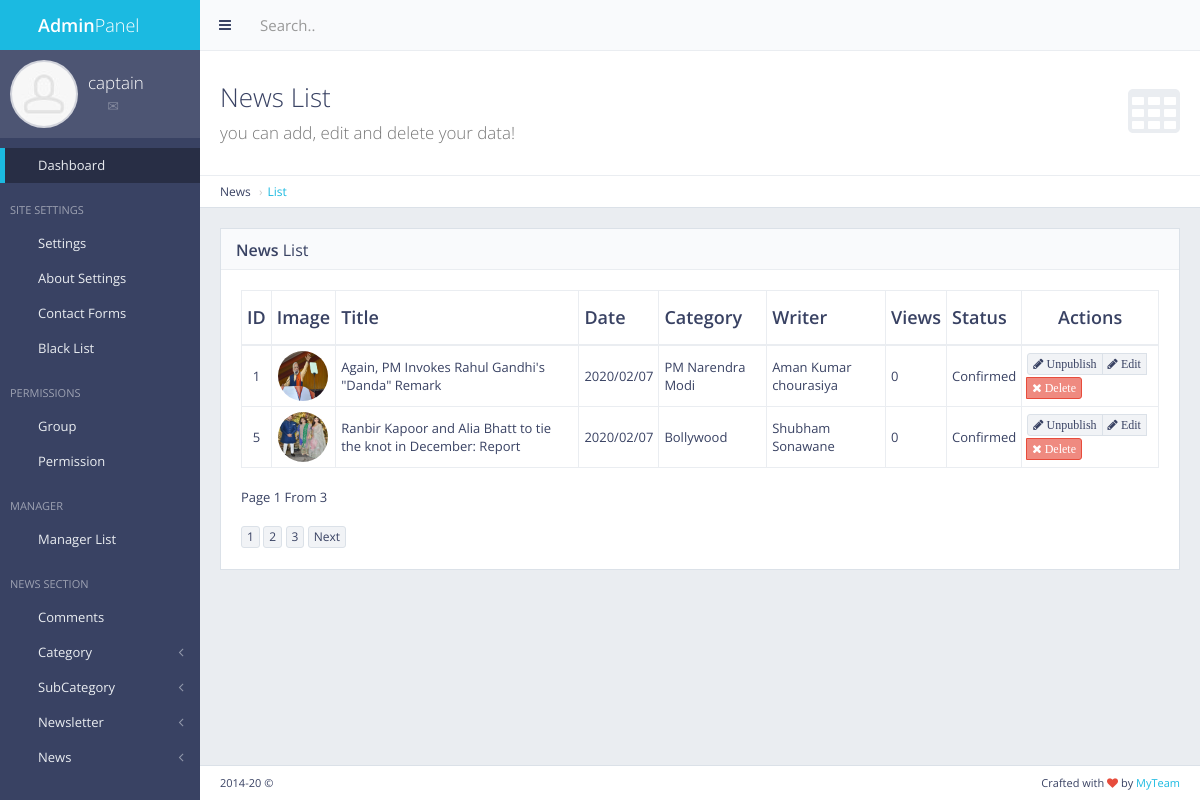
Page /panel/news/list/ (signed in) on the committed database.
### news/models.py (models this page shows, shortened)
class News(models.Model):
    name = models.TextField(default='-')
    short_txt = models.TextField(default='-')
    body_txt = models.TextField(default='-')
    date = models.CharField(max_length=12, default='-')
    pic = models.CharField(max_length=20, default='-')
    writer = models.CharField(max_length=30, default='-')
    tags = models.CharField(max_length=30, default='-')
    catname = models.CharField(max_length=30, default='-')
    views = models.IntegerField(default=0)
    catid = models.IntegerField(default=0)
    picname = models.CharField(max_length=20, default='-')
    ocatid = models.IntegerField(default=0)
    confirm = models.IntegerField(default=0)
    show = models.IntegerField(default=0)

### news/views.py (the view)
# urls.py: path('panel/news/list/', views.news_list, name='news_list'),
def news_list(request):
    if not request.user.is_authenticated:
        return redirect('mylogin')
    news = News.objects.all()
    perm = 0
    for i in request.user.groups.all():
        if i.name == "masteruser" : perm = 1
    if perm == 0 :
        news = News.objects.filter(writer=request.user)
    elif perm == 1 :
        newss = News.objects.all()
        paginator = Paginator(newss,2)
        page = request.GET.get('page')
        try:
            news = paginator.page(page)
        except EmptyPage :
            news = paginator.page(paginator.num_pages)
        except PageNotAnInteger :
            news = paginator.page(1)
    return render(request, 'back/news_list.html', {'news':news})

### main/templatetags/extera_auth.py (called while the page is built)
@register.filter(name='has_group')
def has_group(user, group_name):
    return user.groups.filter(name=group_name).exists()

### main/templates/back/news_list.html (shortened to what this page needs)
{% extends 'back/master.html' %}
{% load static %}
{% block mainblock %}
   <div class="content-header">
    <div class="header-section">
        <h1>
            <i class="fa fa-table"></i>News List<br><small>you can add, edit and delete your data!</small>
        </h1>
    </div>
</div>
<ul class="breadcrumb breadcrumb-top">
    <li>News</li>
    <li><a href="/panel/news/list/">List</a></li>
</ul>
  <div class="block full">
    <div class="block-title">
        <h2><strong>News</strong> List</h2>
    </div>
    <div class="table-responsive">
        <table id="" class="table table-vcenter table-condensed table-bordered">
            <thead>
                <tr>
                    <th class="text-center">ID</th>
                    <th class="text-center">Image</th>
                    <th>Title</th>
                    <th>Date</th>
                    <th>Category</th>
                    <th>Writer</th>
                    <th>Views</th>
                    <th>Status</th>
                    <th class="text-center">Actions</th>
                </tr>
            </thead>
            <tbody>
                {% for cc in news %}
                <tr>
                    <td class="text-center">{{cc.id}}</td>
                    <td class="text-center"><img style="display: inline-block; width:50px; height:50px;" src={{cc.pic}} alt="avatar" class="img-circle"></td>
                    <td>{{cc.name}}</td>
                    <td>{{cc.date}}</td>
                    <td>{{cc.catname}}</td>
                    <td>{{cc.writer}}</td>
                    <td>{{cc.views}}</td>
                    {% if cc.confirm == 0 %}
                    <td>Pending</td>
                    {% else %}
                    <td>Confirmed</td>
                    {% endif %}
                    <td class="text-center">
                        <div class="btn-group">
                            {% if cc.confirm == 0 %}
                            <a href="{% url 'news_publish' cc.id%}" data-toggle="tooltip" title="Edit" class="btn btn-xs btn-default" OnClick="display('{{cc.id}}');"><i class="fa fa-pencil"> Publish</i></a>
                            {% else %}
                            <a href="{% url 'news_unpublish' cc.id%}" data-toggle="tooltip" title="Edit" class="btn btn-xs btn-default" OnClick="display('{{cc.id}}');"><i class="fa fa-pencil"> Unpublish</i></a>
                            {% endif %}
                            <a href="{% url 'news_edit' cc.id%}" data-toggle="tooltip" title="Edit" class="btn btn-xs btn-default" OnClick="display('{{cc.id}}');"><i class="fa fa-pencil"> Edit</i></a>
                            <a href="{% url 'news_delete' cc.id%}" data-toggle="tooltip" title="Delete" class="btn btn-xs btn-danger" OnClick="display('{{cc.id}}');"><i class="fa fa-times"> Delete</i></a>
                        </div>
                    </td>
                </tr>
               {% endfor %}
            </tbody>
        </table>
        Page {{news.number}} From {{news.paginator.num_pages}}
        <br/><br/>
        {% for i in news.paginator.page_range %}
            {% if news.number == i %}
                <a href="#" onclick="return false;" data-toggle="tooltip" title="{{Disables}}" class="btn btn-xs btn-default"> {{i}}</a>
            {% else %}
                <a href="?page={{i}}" data-toggle="tooltip" title="{{i}}" class="btn btn-xs btn-default"> {{i}}</a>
            {% endif %}
        {% endfor %}
            {% if news.has_next %}
        <a href="?page={{news.next_page_number}}" data-toggle="tooltip" title="Next" class="btn btn-xs btn-default"> Next</a>
        {% endif %}
    </div>
</div>
{% endblock %}

### main/templates/back/master.html (shortened to what this page needs)
{% load static %}
{% load extera_auth %}
{% if user.is_authenticated %}
<!DOCTYPE html>
 <html class="no-js" lang="en">
    <head>
        <link rel="stylesheet" href="{%static 'back/css/bootstrap.min.css' %}">
        <link rel="stylesheet" href="{%static 'back/css/plugins.css' %}">
        <link rel="stylesheet" href="{%static 'back/css/main.css' %}">
        <link rel="stylesheet" href="{%static 'back/css/themes.css' %}">
    </head>
    <body>
        <div id="page-wrapper">
            <div id="page-container" class="sidebar-partial sidebar-visible-lg sidebar-no-animations">
                <div id="sidebar">
                    <div id="sidebar-scroll">
                        <div class="sidebar-content">
                            <a href="/panel" class="sidebar-brand">
                                <i class="gi gi-flash"></i><span class="sidebar-nav-mini-hide"><strong>Admin</strong>Panel</span>
                            </a>
                            <div class="sidebar-section sidebar-user clearfix sidebar-nav-mini-hide">
                                <div class="sidebar-user-avatar">
                                    <a href="page_ready_user_profile.html">
                                        <img src="{%static 'back/img/placeholders/avatars/avatar2.jpg' %}" alt="avatar">
                                    </a>
                                </div>
                                <div class="sidebar-user-name">{{request.user}}</div>
                                <div class="sidebar-user-links">
                                    <a href="page_ready_user_profile.html" data-toggle="tooltip" data-placement="bottom" title="Profile"><i class="gi gi-user"></i></a>
                                    <a href="page_ready_inbox.html" data-toggle="tooltip" data-placement="bottom" title="Messages"><i class="gi gi-envelope"></i></a>
                                    <a href="/panel/change/pass/" class="enable-tooltip" data-placement="bottom" title="Settings" ><i class="gi gi-cogwheel"></i></a>
                                    <a href="/logout" data-toggle="tooltip" data-placement="bottom" title="Logout"><i class="gi gi-exit"></i></a>
                                </div>
                            </div>
                            <ul class="sidebar-nav">
                                {% if perms.main.master_user %}
                                <li>
                                    <a href="/panel" class=" active"><i class="gi gi-stopwatch sidebar-nav-icon"></i><span class="sidebar-nav-mini-hide">Dashboard</span></a>
                                </li>
                                <li class="sidebar-header">
                                    <span class="sidebar-header-options clearfix"><a href="javascript:void(0)" data-toggle="tooltip" title="Quick Settings"><i class="gi gi-settings"></i></a></span>
                                    <span class="sidebar-header-title">Site Settings</span>
                                </li>
                                <li>
                                    <a href="/panel/setting/" class=""><i class="gi gi-show_big_thumbnails sidebar-nav-icon"></i><span class="sidebar-nav-mini-hide">Settings</span></a>
                                </li>
                                <li>
                                        <a href="/panel/about/setting/" class=""><i class="gi gi-show_big_thumbnails sidebar-nav-icon"></i><span class="sidebar-nav-mini-hide">About Settings</span></a>
                                    </li>
                                    <li>
                                        <a href="/panel/contactform/" class=""><i class="gi gi-show_big_thumbnails sidebar-nav-icon"></i><span class="sidebar-nav-mini-hide">Contact Forms</span></a>
                                    </li>
                                        <li>
                                                <a href="/blacklist/" class=""><i class="gi gi-show_big_thumbnails sidebar-nav-icon"></i><span class="sidebar-nav-mini-hide">Black List</span></a>
                                            </li>
                                {% endif %}
                                    {% if request.user|has_group:"masteruser" %}
                                    <li class="sidebar-header">
                                        <span class="sidebar-header-options clearfix"><a href="javascript:void(0)" data-toggle="tooltip" title="Quick Settings"><i class="gi gi-settings"></i></a></span>
                                        <span class="sidebar-header-title">Permissions</span>
                                    </li>
                                    <li>
                                        <a href="/panel/manager/group/" class=""><i class="gi gi-show_big_thumbnails sidebar-nav-icon"></i><span class="sidebar-nav-mini-hide">Group</span></a>
                                    </li>
                                    <li>
                                            <a href="/panel/manager/perms/" class=""><i class="gi gi-show_big_thumbnails sidebar-nav-icon"></i><span class="sidebar-nav-mini-hide">Permission</span></a>
                                        </li>
                                    <li class="sidebar-header">
                                        <span class="sidebar-header-options clearfix"><a href="javascript:void(0)" data-toggle="tooltip" title="Quick Settings"><i class="gi gi-settings"></i></a></span>
                                        <span class="sidebar-header-title">Manager</span>
                                    </li>
                                    <li>
                                        <a href="/panel/manager/list/" class=""><i class="gi gi-show_big_thumbnails sidebar-nav-icon"></i><span class="sidebar-nav-mini-hide">Manager List</span></a>
                                    </li>
                                {% endif %}
                                <li class="sidebar-header">
                                    <span class="sidebar-header-options clearfix"><a href="javascript:void(0)" data-toggle="tooltip" title="Quick Settings"><i class="gi gi-settings"></i></a></span>
                                    <span class="sidebar-header-title">News Section</span>
                                </li>
                                <li>
                                    <a href="/comments/list/" class=""><i class="gi gi-show_big_thumbnails sidebar-nav-icon"></i><span class="sidebar-nav-mini-hide">Comments</span></a>
                                </li>
                                <li>
                                        <a href="#" class="sidebar-nav-menu"><i class="fa fa-angle-left sidebar-nav-indicator sidebar-nav-mini-hide"></i><i class="gi gi-show_big_thumbnails sidebar-nav-icon"></i><span class="sidebar-nav-mini-hide">Category</span></a>
                                    </li>
                                    <li>
                                        <a href="#" class="sidebar-nav-menu"><i class="fa fa-angle-left sidebar-nav-indicator sidebar-nav-mini-hide"></i><i class="gi gi-show_big_thumbnails sidebar-nav-icon"></i><span class="sidebar-nav-mini-hide">SubCategory</span></a>
                                    </li>
                                    <li>
                                            <a href="#" class="sidebar-nav-menu"><i class="fa fa-angle-left sidebar-nav-indicator sidebar-nav-mini-hide"></i><i class="gi gi-show_big_thumbnails sidebar-nav-icon"></i><span class="sidebar-nav-mini-hide">Newsletter</span></a>
                                        </li>
                                <li>
                                    <a href="#" class="sidebar-nav-menu"><i class="fa fa-angle-left sidebar-nav-indicator sidebar-nav-mini-hide"></i><i class="gi gi-show_big_thumbnails sidebar-nav-icon"></i><span class="sidebar-nav-mini-hide">News</span></a>
                                </li>
                            </ul>
                        </div>
                    </div>
                </div>
                <div id="main-container">
                    <header class="navbar navbar-default">
                        <ul class="nav navbar-nav-custom">
                            <li>
                                <a href="javascript:void(0)" onclick="App.sidebar('toggle-sidebar');this.blur();">
                                    <i class="fa fa-bars fa-fw"></i>
                                </a>
                            </li>
                        </ul>
                        <form action="page_ready_search_results.html" method="post" class="navbar-form-custom">
                            <div class="form-group">
                                <input type="text" id="top-search" name="top-search" class="form-control" placeholder="Search..">
                            </div>
                        </form>
                    </header>
                    <div id="page-content">
                    {% block mainblock %}
                    {% endblock %}
                    </div>
                    <footer class="clearfix">
                        <div class="pull-right">
                            Crafted with <i class="fa fa-heart text-danger"></i> by <a href="#" target="_blank">MyTeam</a>
                        </div>
                        <div class="pull-left">
                            <span id="year-copy"></span> &copy;
                        </div>
                    </footer>
                </div>
            </div>
        </div>
    </body>
</html>
{% else %}
Please Login
{% endif %}

### rows in the picture
News: id "1", pic (picture), name "Again, PM Invokes Rahul Gandhi's \"Danda\" Remark", date "2020/02/07", catname "PM Narendra Modi", writer "Aman Kumar chourasiya", views "0", confirm "Confirmed"
News: id "5", pic (picture), name "Ranbir Kapoor and Alia Bhatt to tie the knot in December: Report", date "2020/02/07", catname "Bollywood", writer "Shubham Sonawane", views "0", confirm "Confirmed"

### other values in the picture
{{ request.user }} "captain"
{{ news.number }} "1"
{{ news.paginator.num_pages }} "3"
{{ i }} "1"
{{ i }} "2" "3"
